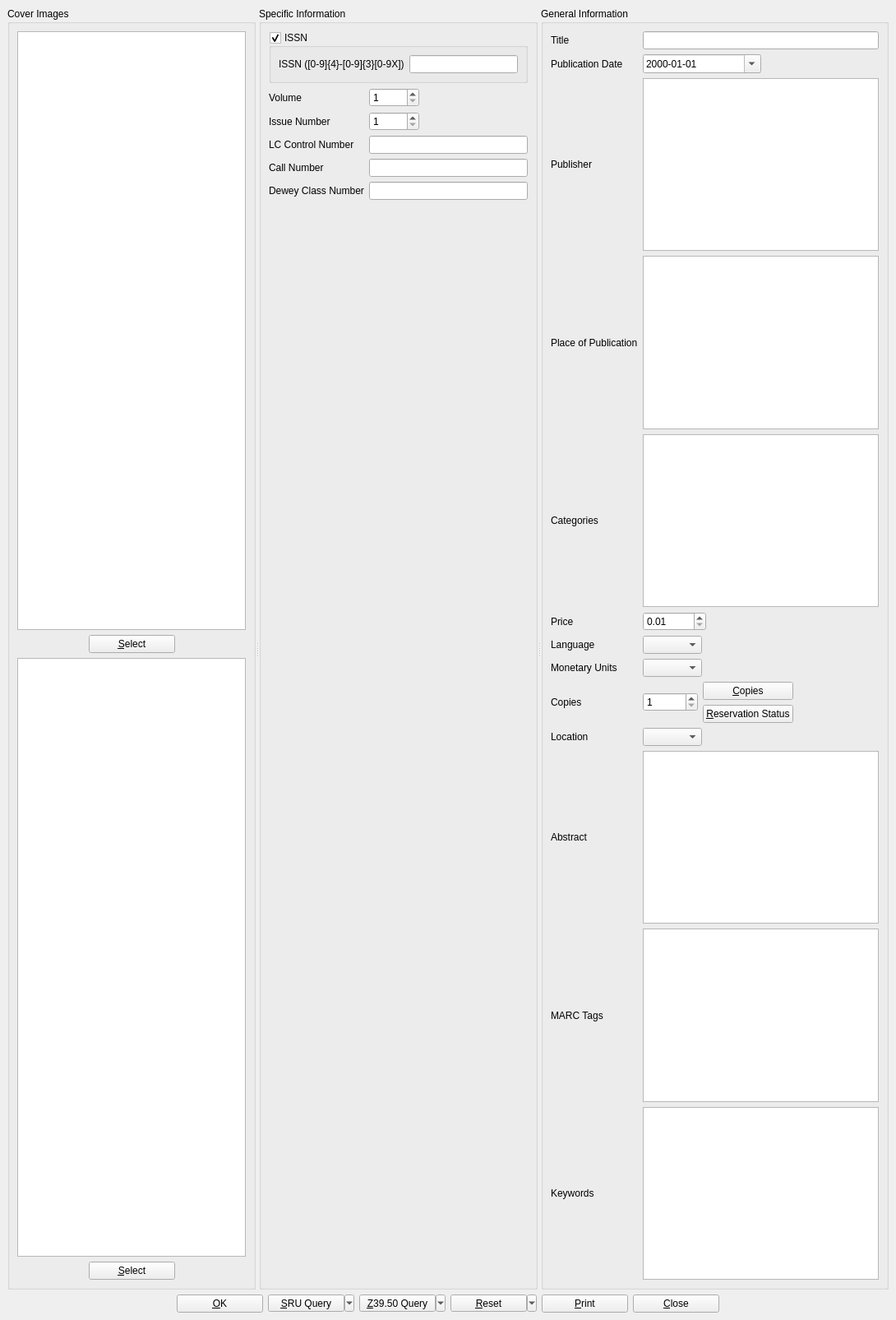
<?xml version="1.0" encoding="UTF-8"?>
<ui version="4.0">
 <class>magDialog</class>
 <widget class="QMainWindow" name="magDialog">
  <property name="geometry">
   <rect>
    <x>0</x>
    <y>0</y>
    <width>1090</width>
    <height>1605</height>
   </rect>
  </property>
  <property name="windowTitle">
   <string>BiblioteQ</string>
  </property>
  <property name="windowIcon">
   <iconset resource="../Icons/icons.qrc">
    <normaloff>:/book.png</normaloff>:/book.png</iconset>
  </property>
  <widget class="QWidget" name="centralwidget">
   <layout class="QVBoxLayout">
    <item>
     <widget class="QScrollArea" name="scrollArea">
      <property name="frameShape">
       <enum>QFrame::NoFrame</enum>
      </property>
      <property name="widgetResizable">
       <bool>true</bool>
      </property>
      <widget class="QWidget" name="scrollAreaWidgetContents">
       <property name="geometry">
        <rect>
         <x>0</x>
         <y>0</y>
         <width>1072</width>
         <height>1545</height>
        </rect>
       </property>
       <layout class="QVBoxLayout" name="verticalLayout">
        <property name="spacing">
         <number>0</number>
        </property>
        <property name="margin">
         <number>0</number>
        </property>
        <item>
         <widget class="QSplitter" name="splitter">
          <property name="orientation">
           <enum>Qt::Horizontal</enum>
          </property>
          <widget class="QGroupBox" name="coverImages">
           <property name="title">
            <string>Cover Images</string>
           </property>
           <layout class="QVBoxLayout">
            <item>
             <widget class="image_drop_site" name="front_image">
              <property name="minimumSize">
               <size>
                <width>150</width>
                <height>200</height>
               </size>
              </property>
              <property name="toolTip">
               <string>Front Cover Image</string>
              </property>
             </widget>
            </item>
            <item>
             <layout class="QHBoxLayout">
              <item>
               <spacer>
                <property name="orientation">
                 <enum>Qt::Horizontal</enum>
                </property>
                <property name="sizeHint" stdset="0">
                 <size>
                  <width>40</width>
                  <height>20</height>
                 </size>
                </property>
               </spacer>
              </item>
              <item>
               <widget class="QPushButton" name="frontButton">
                <property name="minimumSize">
                 <size>
                  <width>105</width>
                  <height>0</height>
                 </size>
                </property>
                <property name="text">
                 <string>&amp;Select</string>
                </property>
                <property name="icon">
                 <iconset resource="../Icons/icons.qrc">
                  <normaloff>:/16x16/fileopen.png</normaloff>:/16x16/fileopen.png</iconset>
                </property>
               </widget>
              </item>
              <item>
               <spacer>
                <property name="orientation">
                 <enum>Qt::Horizontal</enum>
                </property>
                <property name="sizeHint" stdset="0">
                 <size>
                  <width>40</width>
                  <height>20</height>
                 </size>
                </property>
               </spacer>
              </item>
             </layout>
            </item>
            <item>
             <widget class="image_drop_site" name="back_image">
              <property name="minimumSize">
               <size>
                <width>150</width>
                <height>200</height>
               </size>
              </property>
              <property name="toolTip">
               <string>Back Cover Image</string>
              </property>
             </widget>
            </item>
            <item>
             <layout class="QHBoxLayout">
              <item>
               <spacer>
                <property name="orientation">
                 <enum>Qt::Horizontal</enum>
                </property>
                <property name="sizeHint" stdset="0">
                 <size>
                  <width>40</width>
                  <height>20</height>
                 </size>
                </property>
               </spacer>
              </item>
              <item>
               <widget class="QPushButton" name="backButton">
                <property name="minimumSize">
                 <size>
                  <width>105</width>
                  <height>0</height>
                 </size>
                </property>
                <property name="text">
                 <string>&amp;Select</string>
                </property>
                <property name="icon">
                 <iconset resource="../Icons/icons.qrc">
                  <normaloff>:/16x16/fileopen.png</normaloff>:/16x16/fileopen.png</iconset>
                </property>
               </widget>
              </item>
              <item>
               <spacer>
                <property name="orientation">
                 <enum>Qt::Horizontal</enum>
                </property>
                <property name="sizeHint" stdset="0">
                 <size>
                  <width>40</width>
                  <height>20</height>
                 </size>
                </property>
               </spacer>
              </item>
             </layout>
            </item>
           </layout>
          </widget>
          <widget class="QGroupBox" name="groupBox">
           <property name="title">
            <string>Specific Information</string>
           </property>
           <layout class="QVBoxLayout" name="verticalLayout_2">
            <item>
             <widget class="QGroupBox" name="issnAvailableCheckBox">
              <property name="title">
               <string>ISSN</string>
              </property>
              <property name="checkable">
               <bool>true</bool>
              </property>
              <layout class="QHBoxLayout" name="horizontalLayout">
               <item>
                <widget class="QLabel" name="label">
                 <property name="text">
                  <string>ISSN ([0-9]{4}-[0-9]{3}[0-9X])</string>
                 </property>
                </widget>
               </item>
               <item>
                <widget class="QLineEdit" name="id">
                 <property name="maxLength">
                  <number>32</number>
                 </property>
                </widget>
               </item>
              </layout>
             </widget>
            </item>
            <item>
             <layout class="QGridLayout" name="gridLayout">
              <item row="0" column="0">
               <widget class="QLabel" name="label_5">
                <property name="text">
                 <string>Volume</string>
                </property>
               </widget>
              </item>
              <item row="3" column="1">
               <widget class="QLineEdit" name="callnum">
                <property name="maxLength">
                 <number>64</number>
                </property>
               </widget>
              </item>
              <item row="5" column="0">
               <spacer>
                <property name="orientation">
                 <enum>Qt::Vertical</enum>
                </property>
                <property name="sizeHint" stdset="0">
                 <size>
                  <width>20</width>
                  <height>40</height>
                 </size>
                </property>
               </spacer>
              </item>
              <item row="2" column="1">
               <widget class="QLineEdit" name="lcnum">
                <property name="maxLength">
                 <number>64</number>
                </property>
               </widget>
              </item>
              <item row="4" column="0">
               <widget class="QLabel" name="label_18">
                <property name="text">
                 <string>Dewey Class Number</string>
                </property>
               </widget>
              </item>
              <item row="3" column="0">
               <widget class="QLabel" name="label_11">
                <property name="text">
                 <string>Call Number</string>
                </property>
               </widget>
              </item>
              <item row="4" column="1">
               <widget class="QLineEdit" name="deweynum">
                <property name="maxLength">
                 <number>64</number>
                </property>
               </widget>
              </item>
              <item row="1" column="1">
               <layout class="QHBoxLayout">
                <item>
                 <widget class="QSpinBox" name="issue">
                  <property name="minimum">
                   <number>1</number>
                  </property>
                  <property name="maximum">
                   <number>99999</number>
                  </property>
                  <property name="value">
                   <number>1</number>
                  </property>
                 </widget>
                </item>
                <item>
                 <spacer>
                  <property name="orientation">
                   <enum>Qt::Horizontal</enum>
                  </property>
                  <property name="sizeHint" stdset="0">
                   <size>
                    <width>40</width>
                    <height>20</height>
                   </size>
                  </property>
                 </spacer>
                </item>
               </layout>
              </item>
              <item row="0" column="1">
               <layout class="QHBoxLayout">
                <item>
                 <widget class="QSpinBox" name="volume">
                  <property name="minimum">
                   <number>1</number>
                  </property>
                  <property name="maximum">
                   <number>99999</number>
                  </property>
                 </widget>
                </item>
                <item>
                 <spacer>
                  <property name="orientation">
                   <enum>Qt::Horizontal</enum>
                  </property>
                  <property name="sizeHint" stdset="0">
                   <size>
                    <width>40</width>
                    <height>20</height>
                   </size>
                  </property>
                 </spacer>
                </item>
               </layout>
              </item>
              <item row="2" column="0">
               <widget class="QLabel" name="label_9">
                <property name="text">
                 <string>LC Control Number</string>
                </property>
               </widget>
              </item>
              <item row="1" column="0">
               <widget class="QLabel" name="label_6">
                <property name="text">
                 <string>Issue Number</string>
                </property>
               </widget>
              </item>
             </layout>
            </item>
           </layout>
          </widget>
          <widget class="QGroupBox" name="groupBox_2">
           <property name="title">
            <string>General Information</string>
           </property>
           <layout class="QGridLayout">
            <item row="0" column="0">
             <widget class="QLabel" name="label_2">
              <property name="text">
               <string>Title</string>
              </property>
             </widget>
            </item>
            <item row="0" column="1">
             <widget class="QLineEdit" name="title"/>
            </item>
            <item row="1" column="0">
             <widget class="QLabel" name="label_13">
              <property name="text">
               <string>Publication Date</string>
              </property>
             </widget>
            </item>
            <item row="1" column="1">
             <layout class="QHBoxLayout">
              <item>
               <widget class="QDateEdit" name="publication_date">
                <property name="sizePolicy">
                 <sizepolicy hsizetype="Expanding" vsizetype="Fixed">
                  <horstretch>0</horstretch>
                  <verstretch>0</verstretch>
                 </sizepolicy>
                </property>
                <property name="displayFormat">
                 <string>yyyy-MM-dd</string>
                </property>
                <property name="calendarPopup">
                 <bool>true</bool>
                </property>
               </widget>
              </item>
              <item>
               <spacer>
                <property name="orientation">
                 <enum>Qt::Horizontal</enum>
                </property>
                <property name="sizeHint" stdset="0">
                 <size>
                  <width>40</width>
                  <height>20</height>
                 </size>
                </property>
               </spacer>
              </item>
             </layout>
            </item>
            <item row="2" column="0">
             <widget class="QLabel" name="label_14">
              <property name="text">
               <string>Publisher</string>
              </property>
             </widget>
            </item>
            <item row="2" column="1">
             <widget class="hyperlinked_text_edit" name="publisher">
              <property name="verticalScrollBarPolicy">
               <enum>Qt::ScrollBarAlwaysOff</enum>
              </property>
              <property name="horizontalScrollBarPolicy">
               <enum>Qt::ScrollBarAlwaysOff</enum>
              </property>
              <property name="tabChangesFocus">
               <bool>true</bool>
              </property>
              <property name="readOnly">
               <bool>false</bool>
              </property>
              <property name="textInteractionFlags">
               <set>Qt::LinksAccessibleByKeyboard|Qt::LinksAccessibleByMouse|Qt::TextBrowserInteraction|Qt::TextEditable|Qt::TextEditorInteraction|Qt::TextSelectableByKeyboard|Qt::TextSelectableByMouse</set>
              </property>
              <property name="openLinks">
               <bool>false</bool>
              </property>
             </widget>
            </item>
            <item row="4" column="0">
             <widget class="QLabel" name="label_15">
              <property name="text">
               <string>Categories</string>
              </property>
             </widget>
            </item>
            <item row="5" column="0">
             <widget class="QLabel" name="label_16">
              <property name="text">
               <string>Price</string>
              </property>
             </widget>
            </item>
            <item row="5" column="1">
             <widget class="QDoubleSpinBox" name="price">
              <property name="sizePolicy">
               <sizepolicy hsizetype="Fixed" vsizetype="Fixed">
                <horstretch>0</horstretch>
                <verstretch>0</verstretch>
               </sizepolicy>
              </property>
              <property name="minimum">
               <double>0.010000000000000</double>
              </property>
              <property name="maximum">
               <double>10000.000000000000000</double>
              </property>
              <property name="singleStep">
               <double>0.010000000000000</double>
              </property>
              <property name="value">
               <double>0.010000000000000</double>
              </property>
             </widget>
            </item>
            <item row="6" column="0">
             <widget class="QLabel" name="label_3">
              <property name="text">
               <string>Language</string>
              </property>
             </widget>
            </item>
            <item row="6" column="1">
             <layout class="QHBoxLayout">
              <item>
               <widget class="QComboBox" name="language">
                <property name="sizeAdjustPolicy">
                 <enum>QComboBox::AdjustToContents</enum>
                </property>
               </widget>
              </item>
              <item>
               <spacer>
                <property name="orientation">
                 <enum>Qt::Horizontal</enum>
                </property>
                <property name="sizeHint" stdset="0">
                 <size>
                  <width>40</width>
                  <height>20</height>
                 </size>
                </property>
               </spacer>
              </item>
             </layout>
            </item>
            <item row="7" column="0">
             <widget class="QLabel" name="label_4">
              <property name="text">
               <string>Monetary Units</string>
              </property>
             </widget>
            </item>
            <item row="7" column="1">
             <widget class="QComboBox" name="monetary_units">
              <property name="sizePolicy">
               <sizepolicy hsizetype="Fixed" vsizetype="Fixed">
                <horstretch>0</horstretch>
                <verstretch>0</verstretch>
               </sizepolicy>
              </property>
              <property name="sizeAdjustPolicy">
               <enum>QComboBox::AdjustToContents</enum>
              </property>
             </widget>
            </item>
            <item row="8" column="0">
             <widget class="QLabel" name="label_8">
              <property name="text">
               <string>Copies</string>
              </property>
             </widget>
            </item>
            <item row="8" column="1">
             <layout class="QHBoxLayout">
              <item>
               <widget class="QSpinBox" name="quantity">
                <property name="minimum">
                 <number>1</number>
                </property>
                <property name="maximum">
                 <number>999999999</number>
                </property>
                <property name="value">
                 <number>1</number>
                </property>
               </widget>
              </item>
              <item>
               <layout class="QGridLayout">
                <item row="0" column="0">
                 <widget class="QPushButton" name="copiesButton">
                  <property name="text">
                   <string>&amp;Copies</string>
                  </property>
                  <property name="icon">
                   <iconset resource="../Icons/icons.qrc">
                    <normaloff>:/16x16/editcopy.png</normaloff>:/16x16/editcopy.png</iconset>
                  </property>
                 </widget>
                </item>
                <item row="1" column="0">
                 <widget class="QPushButton" name="showUserButton">
                  <property name="text">
                   <string>&amp;Reservation Status</string>
                  </property>
                  <property name="icon">
                   <iconset resource="../Icons/icons.qrc">
                    <normaloff>:/16x16/members.png</normaloff>:/16x16/members.png</iconset>
                  </property>
                 </widget>
                </item>
               </layout>
              </item>
              <item>
               <spacer>
                <property name="orientation">
                 <enum>Qt::Horizontal</enum>
                </property>
                <property name="sizeHint" stdset="0">
                 <size>
                  <width>40</width>
                  <height>20</height>
                 </size>
                </property>
               </spacer>
              </item>
             </layout>
            </item>
            <item row="9" column="0">
             <widget class="QLabel" name="label_10">
              <property name="text">
               <string>Location</string>
              </property>
             </widget>
            </item>
            <item row="9" column="1">
             <layout class="QHBoxLayout">
              <item>
               <widget class="QComboBox" name="location">
                <property name="sizeAdjustPolicy">
                 <enum>QComboBox::AdjustToContents</enum>
                </property>
               </widget>
              </item>
              <item>
               <spacer>
                <property name="orientation">
                 <enum>Qt::Horizontal</enum>
                </property>
                <property name="sizeHint" stdset="0">
                 <size>
                  <width>40</width>
                  <height>20</height>
                 </size>
                </property>
               </spacer>
              </item>
             </layout>
            </item>
            <item row="10" column="0">
             <widget class="QLabel" name="label_7">
              <property name="text">
               <string>Abstract</string>
              </property>
             </widget>
            </item>
            <item row="10" column="1">
             <widget class="QTextEdit" name="description">
              <property name="tabChangesFocus">
               <bool>true</bool>
              </property>
              <property name="acceptRichText">
               <bool>false</bool>
              </property>
             </widget>
            </item>
            <item row="4" column="1">
             <widget class="hyperlinked_text_edit" name="category">
              <property name="tabChangesFocus">
               <bool>true</bool>
              </property>
              <property name="readOnly">
               <bool>false</bool>
              </property>
              <property name="textInteractionFlags">
               <set>Qt::LinksAccessibleByKeyboard|Qt::LinksAccessibleByMouse|Qt::TextBrowserInteraction|Qt::TextEditable|Qt::TextEditorInteraction|Qt::TextSelectableByKeyboard|Qt::TextSelectableByMouse</set>
              </property>
              <property name="openLinks">
               <bool>false</bool>
              </property>
             </widget>
            </item>
            <item row="3" column="1">
             <widget class="hyperlinked_text_edit" name="place">
              <property name="tabChangesFocus">
               <bool>true</bool>
              </property>
              <property name="textInteractionFlags">
               <set>Qt::LinksAccessibleByKeyboard|Qt::LinksAccessibleByMouse|Qt::TextBrowserInteraction|Qt::TextEditable|Qt::TextEditorInteraction|Qt::TextSelectableByKeyboard|Qt::TextSelectableByMouse</set>
              </property>
              <property name="openLinks">
               <bool>false</bool>
              </property>
             </widget>
            </item>
            <item row="3" column="0">
             <widget class="QLabel" name="label_17">
              <property name="text">
               <string>Place of Publication</string>
              </property>
             </widget>
            </item>
            <item row="11" column="0">
             <widget class="QLabel" name="label_12">
              <property name="text">
               <string>MARC Tags</string>
              </property>
             </widget>
            </item>
            <item row="11" column="1">
             <widget class="QTextEdit" name="marc_tags">
              <property name="tabChangesFocus">
               <bool>true</bool>
              </property>
              <property name="acceptRichText">
               <bool>false</bool>
              </property>
             </widget>
            </item>
            <item row="12" column="0">
             <widget class="QLabel" name="label_19">
              <property name="text">
               <string>Keywords</string>
              </property>
             </widget>
            </item>
            <item row="12" column="1">
             <widget class="hyperlinked_text_edit" name="keyword">
              <property name="tabChangesFocus">
               <bool>true</bool>
              </property>
              <property name="readOnly">
               <bool>false</bool>
              </property>
              <property name="textInteractionFlags">
               <set>Qt::LinksAccessibleByKeyboard|Qt::LinksAccessibleByMouse|Qt::TextBrowserInteraction|Qt::TextEditable|Qt::TextEditorInteraction|Qt::TextSelectableByKeyboard|Qt::TextSelectableByMouse</set>
              </property>
              <property name="openLinks">
               <bool>false</bool>
              </property>
             </widget>
            </item>
           </layout>
          </widget>
         </widget>
        </item>
       </layout>
      </widget>
     </widget>
    </item>
    <item>
     <layout class="QHBoxLayout">
      <item>
       <spacer>
        <property name="orientation">
         <enum>Qt::Horizontal</enum>
        </property>
        <property name="sizeHint" stdset="0">
         <size>
          <width>40</width>
          <height>20</height>
         </size>
        </property>
       </spacer>
      </item>
      <item>
       <widget class="QPushButton" name="okButton">
        <property name="sizePolicy">
         <sizepolicy hsizetype="Fixed" vsizetype="Fixed">
          <horstretch>0</horstretch>
          <verstretch>0</verstretch>
         </sizepolicy>
        </property>
        <property name="minimumSize">
         <size>
          <width>105</width>
          <height>0</height>
         </size>
        </property>
        <property name="text">
         <string>&amp;OK</string>
        </property>
        <property name="icon">
         <iconset resource="../Icons/icons.qrc">
          <normaloff>:/16x16/ok.png</normaloff>:/16x16/ok.png</iconset>
        </property>
       </widget>
      </item>
      <item>
       <widget class="QToolButton" name="sruQueryButton">
        <property name="minimumSize">
         <size>
          <width>105</width>
          <height>0</height>
         </size>
        </property>
        <property name="text">
         <string>&amp;SRU Query</string>
        </property>
        <property name="popupMode">
         <enum>QToolButton::MenuButtonPopup</enum>
        </property>
       </widget>
      </item>
      <item>
       <widget class="QToolButton" name="z3950QueryButton">
        <property name="minimumSize">
         <size>
          <width>105</width>
          <height>0</height>
         </size>
        </property>
        <property name="text">
         <string>&amp;Z39.50 Query</string>
        </property>
        <property name="popupMode">
         <enum>QToolButton::MenuButtonPopup</enum>
        </property>
       </widget>
      </item>
      <item>
       <widget class="QToolButton" name="resetButton">
        <property name="minimumSize">
         <size>
          <width>105</width>
          <height>0</height>
         </size>
        </property>
        <property name="text">
         <string>&amp;Reset</string>
        </property>
        <property name="popupMode">
         <enum>QToolButton::MenuButtonPopup</enum>
        </property>
        <property name="arrowType">
         <enum>Qt::NoArrow</enum>
        </property>
       </widget>
      </item>
      <item>
       <widget class="QPushButton" name="printButton">
        <property name="minimumSize">
         <size>
          <width>105</width>
          <height>0</height>
         </size>
        </property>
        <property name="text">
         <string>&amp;Print</string>
        </property>
        <property name="icon">
         <iconset resource="../Icons/icons.qrc">
          <normaloff>:/16x16/fileprint.png</normaloff>:/16x16/fileprint.png</iconset>
        </property>
       </widget>
      </item>
      <item>
       <widget class="QPushButton" name="cancelButton">
        <property name="minimumSize">
         <size>
          <width>105</width>
          <height>0</height>
         </size>
        </property>
        <property name="text">
         <string>&amp;Close</string>
        </property>
        <property name="icon">
         <iconset resource="../Icons/icons.qrc">
          <normaloff>:/16x16/cancel.png</normaloff>:/16x16/cancel.png</iconset>
        </property>
       </widget>
      </item>
      <item>
       <spacer>
        <property name="orientation">
         <enum>Qt::Horizontal</enum>
        </property>
        <property name="sizeHint" stdset="0">
         <size>
          <width>40</width>
          <height>20</height>
         </size>
        </property>
       </spacer>
      </item>
     </layout>
    </item>
   </layout>
  </widget>
 </widget>
 <customwidgets>
  <customwidget>
   <class>image_drop_site</class>
   <extends>QGraphicsView</extends>
   <header>image_drop_site.h</header>
  </customwidget>
  <customwidget>
   <class>hyperlinked_text_edit</class>
   <extends>QTextBrowser</extends>
   <header>hyperlinked_text_edit.h</header>
  </customwidget>
 </customwidgets>
 <tabstops>
  <tabstop>scrollArea</tabstop>
  <tabstop>front_image</tabstop>
  <tabstop>frontButton</tabstop>
  <tabstop>back_image</tabstop>
  <tabstop>backButton</tabstop>
  <tabstop>issnAvailableCheckBox</tabstop>
  <tabstop>id</tabstop>
  <tabstop>volume</tabstop>
  <tabstop>issue</tabstop>
  <tabstop>lcnum</tabstop>
  <tabstop>callnum</tabstop>
  <tabstop>deweynum</tabstop>
  <tabstop>title</tabstop>
  <tabstop>publication_date</tabstop>
  <tabstop>publisher</tabstop>
  <tabstop>place</tabstop>
  <tabstop>category</tabstop>
  <tabstop>price</tabstop>
  <tabstop>language</tabstop>
  <tabstop>monetary_units</tabstop>
  <tabstop>quantity</tabstop>
  <tabstop>copiesButton</tabstop>
  <tabstop>showUserButton</tabstop>
  <tabstop>location</tabstop>
  <tabstop>description</tabstop>
  <tabstop>marc_tags</tabstop>
  <tabstop>keyword</tabstop>
  <tabstop>okButton</tabstop>
  <tabstop>sruQueryButton</tabstop>
  <tabstop>z3950QueryButton</tabstop>
  <tabstop>resetButton</tabstop>
  <tabstop>printButton</tabstop>
  <tabstop>cancelButton</tabstop>
 </tabstops>
 <resources>
  <include location="../Icons/icons.qrc"/>
 </resources>
 <connections/>
</ui>
